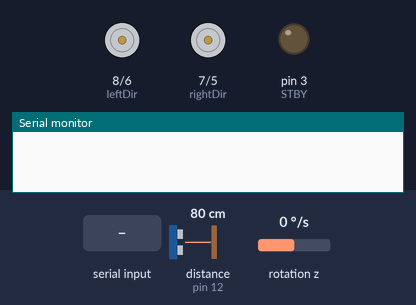
Recording of a sketch running on a simulated Arduino Uno, built with avr-gcc and run on an emulated ATmega328P. Shown: direction and speed pins drawn as motors (green arrow = direction pin HIGH = forward, orange = LOW = backward, longer = more drive, stopped while the standby pin is LOW), output pins drawn as LEDs (lit = HIGH), the last lines printed to the serial monitor. Wiring (inferred from the names in the program): MPU-6050 motion sensor at I2C address 0x68. The test bench sets the inputs (shaded band); at power-on: rotation z 0 °/s, distance to the obstacle (sensor on pin 12) 80 cm. The echo pulse lasts 58.3 µs per cm; pins used as bus, display or sensor lines are not drawn.

Above: at 2.2 s.
2.3 s: "forward\n" received over Serial
At 3.9 s:
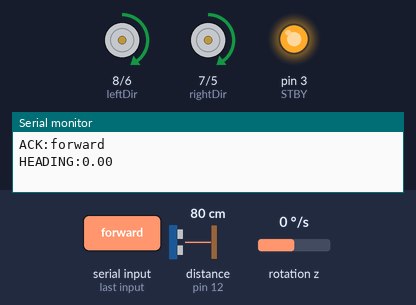
5.3 s: "turn_left\n" received over Serial
At 7.0 s:
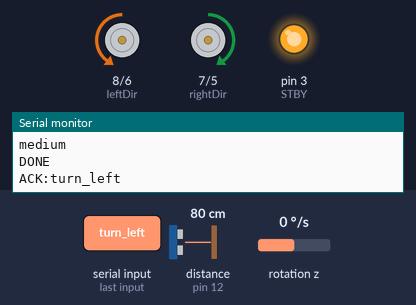
7.8 s: rotation z set to 24 °/s
10.8 s: rotation z set to 30 °/s
12.5 s: "turn_right\n" received over Serial
At 14.7 s:
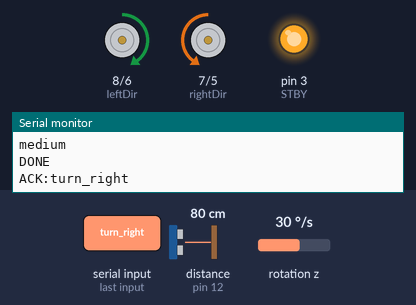
15.0 s: rotation z set to -61 °/s
18.0 s: rotation z set to -70 °/s
Timing chart, 0 to 20.7 s (numbered marks = the images above; inputs shaded):
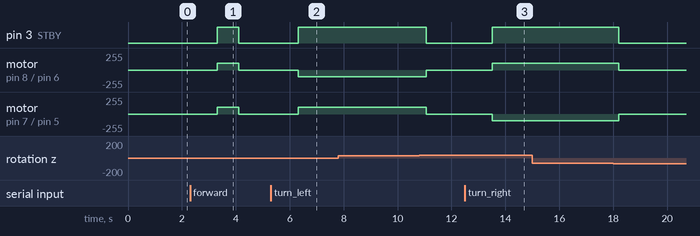

The sketch:

carBasics.ino
```cpp
#include "ultrasonic_sensor.h"
#include "mpu6050.h"
#include "motor_driver.h"
#include "navigation_controller.h"
#include "motor_test.h"

constexpr int TASK_PERIOD_MS = 20;
int lastExecutionTime = 0;

int delayTime = 1000;

MotorDriver motors;
MPU6050 imu;
UltrasonicSensor sonar;
String cmd;
float distance;

carBase car;

NavigationController nav(&imu, &motors, &sonar);

void setup() {
  Serial.begin(9600);

  motors.begin();
  imu.initialize();
  imu.calibrate();
  sonar.begin();
  delay(delayTime);
  //nav.update(NavState::TURN_IN_PLACE, 0.0f,-90);
}

void sensorFunc(float distance) {
  if (distance <= 30) {
    Serial.println("short");
  } else if ((distance > 30) && (distance < 50)) {
    Serial.println("medium");
  } else if (distance >= 50) {
    Serial.println("long");
  } else {
    Serial.println("timeout");
  }
}

int test = 0;

void loop() {
  // No Data, Do nothing
  while (Serial.available() == 0) {

  }
  // Looks for end of line character (carriage return)
  // In python we need to append the special chacter \r at the end of our code
  cmd = Serial.readStringUntil('\r');
  cmd.trim();  // IMPORTANT: removes \r and whitespace

  Serial.println("ACK:" + cmd);  // CONFIRM RECEIVED

  if (cmd == "forward") {
    Serial.print("HEADING:");
    Serial.println(imu.get_heading());
    nav.update(NavState::DRIVE_STRAIGHT, 1.0f, 0);
  }
  if (cmd == "turn_left") {
    nav.update(NavState::TURN_IN_PLACE, 0.0f, -90);
    Serial.print("HEADING:");
    Serial.println(imu.get_heading());
  }
  if (cmd == "turn_right") {
    nav.update(NavState::TURN_IN_PLACE, 0.0f, 90);
    Serial.print("HEADING:");
    Serial.println(imu.get_heading());
  }

  // Stabilization delay. Delay for robot to get to state before using sensor
  delay(50);
  distance = sonar.get_distance();
  sensorFunc(distance);
  delay(100);

  // Done Marker
  Serial.println("DONE");

}
```

IR_Controller.cpp
```cpp
// #include "IR_Controller.h"
// #include <IRremote.h>

// static IRrecv IR(9);
// static decode_results cmd;

// #define BTN_UP 0xFF629D
// #define BTN_DOWN 0xFFA857
// #define BTN_RIGHT 0xFFC23D
// #define BTN_LEFT 0xFF22DD

// IRcontroller::IRcontroller(carBase &robotCar)
//   : car(robotCar)
// {}

// void IRcontroller::begin() {
//   IR.enableIRIn();
// }

// void IRcontroller::checkRemote() {
//   if (IR.decode(&cmd)) {
//     Serial.println();
//     Serial.print(cmd.value, HEX);

//     if (cmd.value == BTN_UP) {
//       car.moveForward(1);
//     } else if (cmd.value == BTN_DOWN) {
//       car.moveBackward(1);
//     } else if (cmd.value == BTN_RIGHT) {
//       car.turnRight(90);
//     } else if (cmd.value == BTN_LEFT) {
//       car.turnLeft(90);
//     }

//   IR.resume(); // Reset IR Receiver and ready to listen to signal again
//   }
// }
```

motor_test.cpp
```cpp
#include "motor_test.h"
#include "ultrasonic_sensor.h"
#include <Arduino.h>

// Constructor for base car class
carBase::carBase(float linVel, float angVel) {
  linearVel = linVel;
  angularVel = angVel;
}

// Pin setup
void carBase::begin() {
  pinMode(STBY, OUTPUT);
  pinMode(pwmRight, OUTPUT);
  pinMode(pwmLeft, OUTPUT);
  pinMode(rightDir, OUTPUT);
  pinMode(leftDir, OUTPUT);
}

// Calculate PWM value based on linear velocity, Default PWMVal = 100
float carBase::calcLinearPWM(float linVel) {
  float val = (linVel - .01)/.0124; // linear calibration of linear velocity and PWM
  return val;
}

// Calculate PWM value based on angular velocity, Default PWMVal = 180
float carBase::calcAngularPWM(float angVel) {
  float val = (angVel + 55.8)/2.258;  // calibration of angular velocity and PWM
  return val;
}

void carBase::setLinearVel(float vel) {
  if ((vel > 1.25) & (vel < 3.16)) {
    linearVel = vel;
    Serial.print("\nUpdated Linear Vel: ");
    Serial.print(linearVel);
  } else {
    // No Change
    Serial.print("\nInvalid linear velocity update value, no change");
  }
}

void carBase::moveForward(float distance, float linVel) {
  moveDuration = (distance/linVel) * 1000;

  startTime = millis();
  moving = true;

  digitalWrite(STBY, HIGH);
  digitalWrite(rightDir, HIGH);
  digitalWrite(leftDir, HIGH);

  float val = calcLinearPWM(linVel);
  analogWrite(pwmLeft, val);
  analogWrite(pwmRight, val);

  Serial.print("\nForward, Dis: ");
  Serial.print(distance);
  Serial.print(" Vel: ");
  Serial.print(linVel);
  Serial.print(" PWM_Val: ");
  Serial.print(val);
}

// Move forward using stored velocity
void carBase::moveForward(float distance) {
  moveForward(distance, linearVel);
}

void carBase::moveBackward(float distance, float linVel) {
  moveDuration = (distance/linVel) * 1000;

  startTime = millis();
  moving = true;

  digitalWrite(STBY, HIGH);
  digitalWrite(rightDir, LOW);
  digitalWrite(leftDir, LOW);

  float val = calcLinearPWM(linVel);
  analogWrite(pwmLeft, val);
  analogWrite(pwmRight, val);

  Serial.print("\nBackward, Dis: ");
  Serial.print(distance);
  Serial.print(" Vel: ");
  Serial.print(linVel);
  Serial.print(" PWM_Val: ");
  Serial.print(val);
}

// Move backward using stored velocity
void carBase::moveBackward(float distance) {
  moveBackward(distance, linearVel);
}

void carBase::turnRight(float angle, float angVel) {
  moveDuration = (angle/angVel) * 1000;

  startTime = millis();
  moving = true;

  digitalWrite(STBY, HIGH);
  digitalWrite(rightDir, LOW);
  digitalWrite(leftDir, HIGH);

  float val = calcAngularPWM(angVel);
  analogWrite(pwmLeft, val);
  analogWrite(pwmRight, val);

  Serial.print("\nTurn Right, Angle: ");
  Serial.print(angle);
  Serial.print(" AngVel(degree/s)): ");
  Serial.print(angVel);
  Serial.print(" PWM_Val: ");
  Serial.print(val);
}

void carBase::turnRight(float angle) {
  turnRight(angle, angularVel);
}

void carBase::turnLeft(float angle, float angVel) {
  moveDuration = (angle/angVel) * 1000;

  startTime = millis();
  moving = true;

  digitalWrite(STBY, HIGH);
  digitalWrite(rightDir, HIGH);
  digitalWrite(leftDir, LOW);

  float val = calcAngularPWM(angVel);
  analogWrite(pwmLeft, val);
  analogWrite(pwmRight, val);

  Serial.print("\nTurn Left, Angle: ");
  Serial.print(angle);
  Serial.print(" AngVel(degree/s)): ");
  Serial.print(angVel);
  Serial.print(" PWM_Val: ");
  Serial.print(val);
}

void carBase::turnLeft(float angle) {
  turnLeft(angle, angularVel);
}

void carBase::update(float obstacleDistance) {
  if (!moving) {
    return;
  }
  if (obstacleDistance < OBSTACLE_THRESHOLD) {
    stop();
    moving = false;
    Serial.print("\nObject Detected! Stop!");

    // total runtime - time method called > move duration
  } else if ((millis() - startTime) >= moveDuration) {
    stop();
    moving = false;
    Serial.print("\nMove Done");
  }
}

void carBase::stop() {
  digitalWrite(STBY, LOW);
}
```

motor_test.h
```cpp
#ifndef MOTOR_TEST_H
#define MOTOR_TEST_H

class carBase {
  private:
    // Motor pins
    int STBY = 3; // Motor Controller Enable
    int pwmRight = 5; // Right Wheel Power
    int rightDir = 7; // Right Wheel Direction
    int pwmLeft = 6; // Left Wheels Power
    int leftDir = 8; // Left Wheel Direction

    float linearVel;
    float angularVel;

    bool moving = false;
    unsigned long startTime = 0;
    unsigned long moveDuration = 0;
    const float OBSTACLE_THRESHOLD = 10;

    // PWM calculation for linearVel and angularVel
    float calcLinearPWM(float linearVel);
    float calcAngularPWM(float angularVel);

  public:
    // Constructor
    carBase(float linVel = 1.25, float angVel = 180);

    // Pin setup
    void begin();

    // Movement functions
    void moveForward(float distance);
    void moveForward(float distance, float linVel);
    void moveBackward(float distance);
    void moveBackward(float distance, float linVel);
    void turnRight(float angle);
    void turnRight(float angle, float angVel);
    void turnLeft(float angle);
    void turnLeft(float angle, float angVel);
    void update(float measuredDistance);
    void stop();

    // Get variables
    float getLinearVel() { return linearVel; }
    float getAngularVel() { return angularVel; };

    // Set variables
    void setLinearVel(float vel);
    void setAngularVel(float vel);

};

#endif
```

mpu6050.cpp
```cpp
#include "mpu6050.h"
#include <Arduino.h>
#include <Wire.h>
#include <math.h>

bool MPU6050::initialize() {
  Wire.begin();
  uint8_t chip_id = 0x00;
  uint8_t cout = 0;
  do
  {
    chip_id = getDeviceID();
    delay(10);
    cout += 1;
    if (cout > 10)
    {
      return false;
    }
  } while (chip_id == 0X00 || chip_id == 0XFF);
  setClockSource(MPU6050_CLOCK_PLL_XGYRO);
  setFullScaleGyroRange(MPU6050_GYRO_FS_250);
  setFullScaleAccelRange(MPU6050_ACCEL_FS_2);
  setSleepEnabled(false);
  return true;
}

void MPU6050::calibrate() {
  unsigned short times = 100;
  for (int i = 0; i < times; i++)
  {
    gz = getRotationZ();
    gzo += gz;
  }
  gzo /= times;
}

void MPU6050::update() {
  unsigned long now = millis();
  dt = (now - lastTime) / 1000.0;
  lastTime = now;
  gz = getRotationZ();
  float gyroz = -(gz - gzo) / 131.0 * dt;
  if (fabs(gyroz) < 0.05)
  {
    gyroz = 0.00;
  }
  current_heading += gyroz;
}

void MPU6050::setClockSource(uint8_t source) {
  I2Cdev::writeBits(MPU6050_DEFAULT_ADDRESS, MPU6050_RA_PWR_MGMT_1, MPU6050_PWR1_CLKSEL_BIT,
                    MPU6050_PWR1_CLKSEL_LENGTH, source);
}

void MPU6050::setSleepEnabled(bool enabled) {
  I2Cdev::writeBit(MPU6050_DEFAULT_ADDRESS, MPU6050_RA_PWR_MGMT_1, MPU6050_PWR1_SLEEP_BIT,
                   enabled);
}

void MPU6050::setFullScaleGyroRange(uint8_t range) {
  I2Cdev::writeBits(MPU6050_DEFAULT_ADDRESS, MPU6050_RA_GYRO_CONFIG, MPU6050_GCONFIG_FS_SEL_BIT,
                    MPU6050_GCONFIG_FS_SEL_LENGTH, range);
}

void MPU6050::setFullScaleAccelRange(uint8_t range) {
  I2Cdev::writeBits(MPU6050_DEFAULT_ADDRESS, MPU6050_RA_ACCEL_CONFIG,
                    MPU6050_ACONFIG_AFS_SEL_BIT, MPU6050_ACONFIG_AFS_SEL_LENGTH,
                    range);
}

uint8_t MPU6050::getDeviceID() {
  I2Cdev::readBits(MPU6050_DEFAULT_ADDRESS, MPU6050_RA_WHO_AM_I, MPU6050_WHO_AM_I_BIT,
                   MPU6050_WHO_AM_I_LENGTH, buffer);
  return buffer[0];
}

int16_t MPU6050::getRotationZ() {
  I2Cdev::readBytes(MPU6050_DEFAULT_ADDRESS, MPU6050_RA_GYRO_ZOUT_H, 2, buffer);
  return (((int16_t)buffer[0]) << 8) | buffer[1];
}
```

mpu6050.h
```cpp
#include <I2Cdev.h>

#ifndef MPU6050_H
#define MPU6050_H

#include "sensor_interfaces.h"
#include "I2Cdev.h"

#define MPU6050_ADDRESS_AD0_LOW         0x68
#define MPU6050_DEFAULT_ADDRESS         MPU6050_ADDRESS_AD0_LOW
#define MPU6050_CLOCK_PLL_XGYRO         0x01
#define MPU6050_GYRO_FS_250             0x00
#define MPU6050_ACCEL_FS_2              0x00
#define MPU6050_RA_PWR_MGMT_1           0x6B
#define MPU6050_PWR1_SLEEP_BIT          6
#define MPU6050_PWR1_CLKSEL_BIT         2
#define MPU6050_PWR1_CLKSEL_LENGTH      3
#define MPU6050_RA_GYRO_CONFIG          0x1B
#define MPU6050_GCONFIG_FS_SEL_BIT      4
#define MPU6050_GCONFIG_FS_SEL_LENGTH   2
#define MPU6050_RA_ACCEL_CONFIG         0x1C
#define MPU6050_ACONFIG_AFS_SEL_BIT     4
#define MPU6050_ACONFIG_AFS_SEL_LENGTH  2
#define MPU6050_RA_WHO_AM_I             0x75
#define MPU6050_WHO_AM_I_BIT            6
#define MPU6050_WHO_AM_I_LENGTH         6
#define MPU6050_RA_GYRO_ZOUT_H          0x47

class MPU6050 final : public ImuInterface {
  private:
    float current_heading = 0.0f;
    float gyro_z_offset = 0.0f;

    int16_t gz;
    unsigned long now, lastTime = 0;
    float dt;
    float agz = 0;
    long gzo = 0;

    uint8_t buffer[14];

    void setClockSource(uint8_t source);
    void setFullScaleGyroRange(uint8_t range);
    void setFullScaleAccelRange(uint8_t range);
    void setSleepEnabled(bool enabled);
    uint8_t getDeviceID();
    int16_t getRotationZ();

  public:
    bool initialize();
    void calibrate();
    void update();
    float get_heading() const { return current_heading; }

    void reset_heading() { current_heading = 0.0f; }
};

#endif
```

navigation_controller.cpp
```cpp
#include "navigation_controller.h"

NavigationController::NavigationController(ImuInterface* imu_ptr, MotorDriver* motor_ptr, DistanceSensorInterface* sonar_ptr)
    : imu(imu_ptr), motors(motor_ptr), sonar(sonar_ptr),
      current_state(NavState::IDLE), target_heading(0.0f),
      maneuver_start_time(0), maneuver_duration_ms(0), base_linear_vel(1.25f) {}

// Distance is in ft
void NavigationController::command_drive_straight(float distance) {
    target_heading = imu->get_heading();
    maneuver_duration_ms = static_cast<unsigned long>((distance / base_linear_vel) * 1000.0f);
    maneuver_start_time = millis();
    current_state = NavState::DRIVE_STRAIGHT;
}

void NavigationController::command_turn(float degrees_to_turn) {
    target_heading = imu->get_heading() + degrees_to_turn;
    current_state = NavState::TURN_IN_PLACE;
}

void NavigationController::command_stop() {
    current_state = NavState::IDLE;
    motors->stop();
}

void NavigationController::update(NavState new_state, float distance, float degrees_to_turn) {

    switch (new_state) {
        case NavState::DRIVE_STRAIGHT: {
            command_drive_straight(distance);
            break;
        }
        case NavState::TURN_IN_PLACE: {
            command_turn(degrees_to_turn);
            break;
        }
    }

    while (current_state == new_state)
    {
    imu->update();

    float current_heading = imu->get_heading();
    float obstacle_dist = sonar->get_distance();

    //if (obstacle_dist < OBSTACLE_THRESHOLD && current_state != NavState::IDLE) {
    //    command_stop();
    //    current_state = NavState::OBSTACLE_AVOIDANCE;
    //    return;
    //}

    // State Machine
    switch (current_state) {
        case NavState::DRIVE_STRAIGHT: {
            if ((millis() - maneuver_start_time) >= maneuver_duration_ms) {
                command_stop();
                break;
            }

            // Closed-loop heading correction
            float heading_error = current_heading - target_heading;
            int base_pwm = motors->velocity_to_pwm(base_linear_vel);
            float correction = heading_error * KP_HEADING;

            int left_pwm = static_cast<int>(base_pwm - correction);
            int right_pwm = static_cast<int>(base_pwm + correction);
            motors->command_motors(left_pwm, right_pwm);
            break;
        }

        case NavState::TURN_IN_PLACE: {
            float error = target_heading - current_heading;

            // If within 2 degrees of target, stop
            if (abs(error) <= 10.0f) {
                command_stop();
            } else {
                // Spin in place. Positive error means turn right.
                int spin_pwm = 100; // Hardcoded spin speed
                if (error > 0) {
                    motors->command_motors(spin_pwm, -spin_pwm); // Turn Right
                } else {
                    motors->command_motors(-spin_pwm, spin_pwm); // Turn Left
                }
            }
            break;
        }

        case NavState::IDLE:
        case NavState::OBSTACLE_AVOIDANCE:
            motors->stop();
            break;
    }
    }
}
```

navigation_controller.h
```cpp
#ifndef NAVIGATION_CONTROLLER_H
#define NAVIGATION_CONTROLLER_H

#include "sensor_interfaces.h"
#include "motor_driver.h"

enum class NavState {
    IDLE,
    DRIVE_STRAIGHT,
    TURN_IN_PLACE,
    OBSTACLE_AVOIDANCE
};

class NavigationController {
private:
    ImuInterface* imu;
    MotorDriver* motors;
    DistanceSensorInterface* sonar;

    NavState current_state;
    float target_heading;
    unsigned long maneuver_start_time;
    unsigned long maneuver_duration_ms;

    float base_linear_vel;

    static constexpr float OBSTACLE_THRESHOLD = 10.0f; // 10 inch
    static constexpr float KP_HEADING = 2.0f;

public:
    NavigationController(ImuInterface* imu_ptr, MotorDriver* motor_ptr, DistanceSensorInterface* sonar_ptr);

    void command_drive_straight(float distance);
    void command_turn(float degrees_to_turn);
    void command_stop();

    void update(NavState new_state, float distance, float);
    NavState get_state() const { return current_state; }
};

#endif
```

sensor_interfaces.h
```cpp
#ifndef SENSOR_INTERFACES_H
#define SENSOR_INTERFACES_H

class ImuInterface {
public:
    virtual ~ImuInterface() = default;

    virtual bool initialize() = 0;
    virtual void calibrate() = 0;
    virtual void update() = 0;
    virtual float get_heading() const = 0;
    virtual void reset_heading() = 0;
};

class DistanceSensorInterface {
  public:
    virtual ~DistanceSensorInterface() = default;

    virtual void begin() = 0;
    virtual float get_distance() = 0;
};

#endif
```

ultrasonic_sensor.cpp
```cpp
#include "ultrasonic_sensor.h"
#include <Arduino.h>

// Pin setup
void UltrasonicSensor::begin() {
  pinMode(trigPin, OUTPUT);
  pinMode(echoPin, INPUT);
}

// Max distance detected with sensor is ~5m
float UltrasonicSensor::get_distance() {
  // Tell sensor to send signal
  digitalWrite(trigPin, LOW);
  delayMicroseconds(2);
  digitalWrite(trigPin, HIGH);
  delayMicroseconds(10);
  digitalWrite(trigPin, LOW);

  long pingTime = pulseIn(echoPin, HIGH, 30000); // returns ping time in microseconds

  float pingSeconds = pingTime / 1000000.0f;
  float distance = (393.0f * 39.3700787f) * pingSeconds; // convert distance to inches
  return distance / 2.0f;
}
```

ultrasonic_sensor.h
```cpp
#ifndef ULTRASONIC_SENSOR_H
#define ULTRASONIC_SENSOR_H

#include "sensor_interfaces.h"

class UltrasonicSensor final : public DistanceSensorInterface {
  private:
    static constexpr int trigPin = 13;
    static constexpr int echoPin = 12;

  public:
    void begin();
    float get_distance();
};

#endif
```

motor_driver.h
```cpp
#ifndef MOTOR_DRIVER_H
#define MOTOR_DRIVER_H

#include <Arduino.h>

class MotorDriver final {
private:
    static constexpr int PIN_STBY = 3;
    static constexpr int PIN_PWM_RIGHT = 5;
    static constexpr int PIN_DIR_RIGHT = 7;
    static constexpr int PIN_PWM_LEFT = 6;
    static constexpr int PIN_DIR_LEFT = 8;

public:
    MotorDriver() = default;

    void begin();
    void command_motors(int left_pwm, int right_pwm);
    int velocity_to_pwm(float lin_vel) const;
    int angular_to_pwm(float ang_vel) const;
    void stop();
};

#endif
```

Source omitted: motor_driver.cpp (1198 bytes)

Measured:
- after the input at 2.3 s, pin 3 (STBY): LOW → HIGH after 1.0 s, → LOW 0.80 s later; motor on pin 8 (leftDir) / pin 6 (pwmLeft), motor on pin 7 (rightDir) / pin 5 (pwmRight): stopped → forward 100/255 after 1.0 s, → stopped 0.80 s later
- after the input at 5.3 s, pin 3 (STBY): LOW → HIGH after 1.0 s; motor on pin 8 (leftDir) / pin 6 (pwmLeft): stopped → backward 100/255 after 1.0 s; motor on pin 7 (rightDir) / pin 5 (pwmRight): stopped → forward 100/255 after 1.0 s
- after the input at 7.8 s, every drawn part: stays the same
- after the input at 12.5 s, pin 3 (STBY): LOW → HIGH after 1.0 s; motor on pin 8 (leftDir) / pin 6 (pwmLeft): stopped → forward 100/255 after 1.0 s; motor on pin 7 (rightDir) / pin 5 (pwmRight): stopped → backward 100/255 after 1.0 s
- after the input at 15.0 s, every drawn part: stays the same
